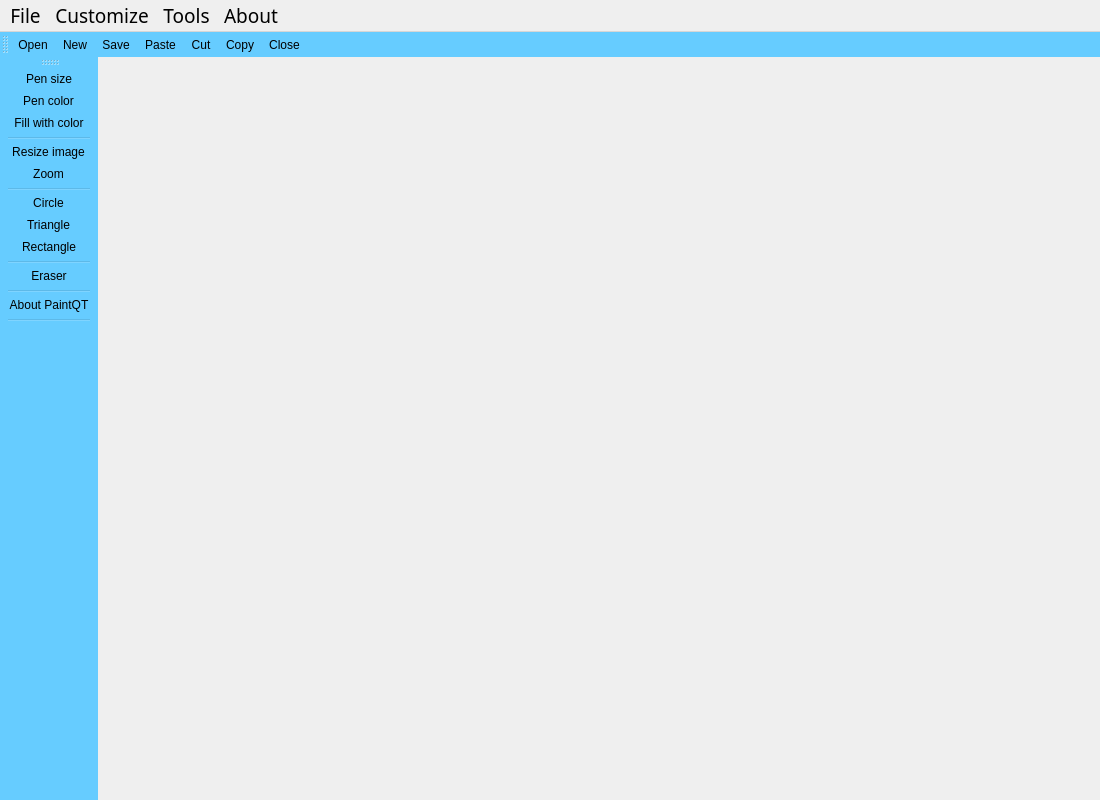
<?xml version="1.0" encoding="UTF-8"?>
<ui version="4.0">
 <class>MainWindow</class>
 <widget class="QMainWindow" name="MainWindow">
  <property name="geometry">
   <rect>
    <x>0</x>
    <y>0</y>
    <width>1100</width>
    <height>800</height>
   </rect>
  </property>
  <property name="sizePolicy">
   <sizepolicy hsizetype="Fixed" vsizetype="Fixed">
    <horstretch>0</horstretch>
    <verstretch>0</verstretch>
   </sizepolicy>
  </property>
  <property name="font">
   <font>
    <family>Chalkboard</family>
    <pointsize>14</pointsize>
    <weight>50</weight>
    <italic>false</italic>
    <bold>false</bold>
   </font>
  </property>
  <property name="cursor">
   <cursorShape>PointingHandCursor</cursorShape>
  </property>
  <property name="windowTitle">
   <string>SofiaXenofontova&amp;Paint</string>
  </property>
  <property name="autoFillBackground">
   <bool>false</bool>
  </property>
  <property name="styleSheet">
   <string notr="true">font: 14pt &quot;Chalkboard&quot;;
</string>
  </property>
  <widget class="QWidget" name="centralwidget">
   <property name="sizePolicy">
    <sizepolicy hsizetype="Fixed" vsizetype="Fixed">
     <horstretch>0</horstretch>
     <verstretch>0</verstretch>
    </sizepolicy>
   </property>
  </widget>
  <widget class="QMenuBar" name="menuBar">
   <property name="geometry">
    <rect>
     <x>0</x>
     <y>0</y>
     <width>1100</width>
     <height>23</height>
    </rect>
   </property>
   <property name="cursor">
    <cursorShape>PointingHandCursor</cursorShape>
   </property>
   <widget class="QMenu" name="menuedrt">
    <property name="cursor">
     <cursorShape>PointingHandCursor</cursorShape>
    </property>
    <property name="title">
     <string>File</string>
    </property>
    <addaction name="actionNew"/>
    <addaction name="separator"/>
    <addaction name="actionOpen"/>
    <addaction name="actionSave"/>
    <addaction name="separator"/>
    <addaction name="actionClose"/>
   </widget>
   <widget class="QMenu" name="menuOptions">
    <property name="cursor">
     <cursorShape>PointingHandCursor</cursorShape>
    </property>
    <property name="title">
     <string>Customize</string>
    </property>
    <addaction name="actionPen_color"/>
    <addaction name="actionFill_color"/>
    <addaction name="actionPen_size"/>
    <addaction name="separator"/>
    <addaction name="actionResize"/>
   </widget>
   <widget class="QMenu" name="menuAdd">
    <property name="cursor">
     <cursorShape>PointingHandCursor</cursorShape>
    </property>
    <property name="title">
     <string>Tools</string>
    </property>
    <widget class="QMenu" name="menuDraw">
     <property name="cursor">
      <cursorShape>PointingHandCursor</cursorShape>
     </property>
     <property name="title">
      <string>Draw...</string>
     </property>
     <addaction name="actionCircle"/>
     <addaction name="actionRectangle"/>
     <addaction name="actionTriangle"/>
    </widget>
    <addaction name="menuDraw"/>
    <addaction name="separator"/>
    <addaction name="actionFill_with_color"/>
    <addaction name="actionEraser"/>
    <addaction name="separator"/>
    <addaction name="actionZoom_2"/>
    <addaction name="separator"/>
    <addaction name="actionCut"/>
    <addaction name="actionPaste"/>
   </widget>
   <widget class="QMenu" name="menuAbout">
    <property name="cursor">
     <cursorShape>PointingHandCursor</cursorShape>
    </property>
    <property name="title">
     <string>About</string>
    </property>
    <addaction name="actionAbout_PaintQT"/>
   </widget>
   <addaction name="menuedrt"/>
   <addaction name="menuOptions"/>
   <addaction name="menuAdd"/>
   <addaction name="menuAbout"/>
  </widget>
  <widget class="QToolBar" name="toolBar">
   <property name="cursor">
    <cursorShape>PointingHandCursor</cursorShape>
   </property>
   <property name="tabletTracking">
    <bool>true</bool>
   </property>
   <property name="contextMenuPolicy">
    <enum>Qt::PreventContextMenu</enum>
   </property>
   <property name="windowTitle">
    <string>toolBar</string>
   </property>
   <property name="styleSheet">
    <string notr="true">background-color: rgb(102, 204, 255);
border-color: rgb(15, 128, 255);</string>
   </property>
   <property name="toolButtonStyle">
    <enum>Qt::ToolButtonIconOnly</enum>
   </property>
   <attribute name="toolBarArea">
    <enum>LeftToolBarArea</enum>
   </attribute>
   <attribute name="toolBarBreak">
    <bool>false</bool>
   </attribute>
   <addaction name="actionPen_size"/>
   <addaction name="actionPen_color"/>
   <addaction name="actionFill_with_color"/>
   <addaction name="separator"/>
   <addaction name="actionResize"/>
   <addaction name="actionZoom_2"/>
   <addaction name="separator"/>
   <addaction name="actionCircle"/>
   <addaction name="actionTriangle"/>
   <addaction name="actionRectangle"/>
   <addaction name="separator"/>
   <addaction name="actionEraser"/>
   <addaction name="separator"/>
   <addaction name="actionAbout_PaintQT"/>
   <addaction name="separator"/>
  </widget>
  <widget class="QToolBar" name="toolBar_2">
   <property name="windowTitle">
    <string>toolBar_2</string>
   </property>
   <property name="styleSheet">
    <string notr="true">background-color: rgb(102, 204, 255);
border-color: rgb(15, 128, 255);</string>
   </property>
   <attribute name="toolBarArea">
    <enum>TopToolBarArea</enum>
   </attribute>
   <attribute name="toolBarBreak">
    <bool>false</bool>
   </attribute>
   <addaction name="actionOpen"/>
   <addaction name="actionNew"/>
   <addaction name="actionSave"/>
   <addaction name="actionPaste"/>
   <addaction name="actionCut"/>
   <addaction name="actionCopy"/>
   <addaction name="actionClose"/>
  </widget>
  <action name="actionOpen">
   <property name="icon">
    <iconset resource="resources.qrc">
     <normaloff>:/res/img/icons8-open_sign.png</normaloff>:/res/img/icons8-open_sign.png</iconset>
   </property>
   <property name="text">
    <string>Open</string>
   </property>
  </action>
  <action name="actionSave">
   <property name="icon">
    <iconset resource="resources.qrc">
     <normaloff>:/res/img/icons8-save.png</normaloff>:/res/img/icons8-save.png</iconset>
   </property>
   <property name="text">
    <string>Save</string>
   </property>
  </action>
  <action name="actionNew">
   <property name="icon">
    <iconset resource="resources.qrc">
     <normaloff>:/res/img/icons8-add_new.png</normaloff>:/res/img/icons8-add_new.png</iconset>
   </property>
   <property name="text">
    <string>New</string>
   </property>
  </action>
  <action name="actionPen_color">
   <property name="icon">
    <iconset resource="resources.qrc">
     <normaloff>:/img/icons8-paint_palette.png</normaloff>:/img/icons8-paint_palette.png</iconset>
   </property>
   <property name="text">
    <string>Pen color</string>
   </property>
  </action>
  <action name="actionPen_size">
   <property name="icon">
    <iconset resource="resources.qrc">
     <normaloff>:/img/icons8-sign_up.png</normaloff>:/img/icons8-sign_up.png</iconset>
   </property>
   <property name="text">
    <string>Pen size</string>
   </property>
  </action>
  <action name="actionClose">
   <property name="icon">
    <iconset resource="resources.qrc">
     <normaloff>:/img/icons8-close_sign.png</normaloff>:/img/icons8-close_sign.png</iconset>
   </property>
   <property name="text">
    <string>Close</string>
   </property>
   <property name="menuRole">
    <enum>QAction::QuitRole</enum>
   </property>
  </action>
  <action name="actionFill_with_color">
   <property name="checkable">
    <bool>true</bool>
   </property>
   <property name="icon">
    <iconset resource="resources.qrc">
     <normaloff>:/img/icons8-fill_color.png</normaloff>:/img/icons8-fill_color.png</iconset>
   </property>
   <property name="text">
    <string>Fill with color</string>
   </property>
  </action>
  <action name="actionEraser">
   <property name="checkable">
    <bool>true</bool>
   </property>
   <property name="icon">
    <iconset resource="resources.qrc">
     <normaloff>:/img/icons8-eraser.png</normaloff>:/img/icons8-eraser.png</iconset>
   </property>
   <property name="text">
    <string>Eraser</string>
   </property>
  </action>
  <action name="actionZoom">
   <property name="icon">
    <iconset resource="resources.qrc">
     <normaloff>:/img/icons8-zoom_to_extents.png</normaloff>:/img/icons8-zoom_to_extents.png</iconset>
   </property>
   <property name="text">
    <string>Zoom</string>
   </property>
  </action>
  <action name="actionHelp">
   <property name="icon">
    <iconset resource="resources.qrc">
     <normaloff>:/img/icons8-help.png</normaloff>:/img/icons8-help.png</iconset>
   </property>
   <property name="text">
    <string>Help</string>
   </property>
  </action>
  <action name="actionResize">
   <property name="icon">
    <iconset resource="resources.qrc">
     <normaloff>:/img/icons8-drag.png</normaloff>:/img/icons8-drag.png</iconset>
   </property>
   <property name="text">
    <string>Resize image</string>
   </property>
  </action>
  <action name="actionCopy">
   <property name="icon">
    <iconset resource="resources.qrc">
     <normaloff>:/img/icons8-copy.png</normaloff>:/img/icons8-copy.png</iconset>
   </property>
   <property name="text">
    <string>Copy</string>
   </property>
  </action>
  <action name="actionCut">
   <property name="icon">
    <iconset resource="resources.qrc">
     <normaloff>:/img/icons8-cut.png</normaloff>:/img/icons8-cut.png</iconset>
   </property>
   <property name="text">
    <string>Cut</string>
   </property>
  </action>
  <action name="actionAbout_PaintQT">
   <property name="icon">
    <iconset resource="resources.qrc">
     <normaloff>:/img/icons8-info.png</normaloff>:/img/icons8-info.png</iconset>
   </property>
   <property name="text">
    <string>About PaintQT</string>
   </property>
   <property name="menuRole">
    <enum>QAction::AboutQtRole</enum>
   </property>
  </action>
  <action name="actionCircle">
   <property name="checkable">
    <bool>true</bool>
   </property>
   <property name="icon">
    <iconset resource="resources.qrc">
     <normaloff>:/img/icons8-circle.png</normaloff>:/img/icons8-circle.png</iconset>
   </property>
   <property name="text">
    <string>Circle</string>
   </property>
  </action>
  <action name="actionRectangle">
   <property name="checkable">
    <bool>true</bool>
   </property>
   <property name="icon">
    <iconset resource="resources.qrc">
     <normaloff>:/img/icons8-full_image.png</normaloff>:/img/icons8-full_image.png</iconset>
   </property>
   <property name="text">
    <string>Rectangle</string>
   </property>
  </action>
  <action name="actionTriangle">
   <property name="checkable">
    <bool>true</bool>
   </property>
   <property name="icon">
    <iconset resource="resources.qrc">
     <normaloff>:/img/icons8-triangle.png</normaloff>:/img/icons8-triangle.png</iconset>
   </property>
   <property name="text">
    <string>Triangle</string>
   </property>
  </action>
  <action name="actionPaste">
   <property name="checkable">
    <bool>true</bool>
   </property>
   <property name="enabled">
    <bool>true</bool>
   </property>
   <property name="icon">
    <iconset resource="resources.qrc">
     <normaloff>:/img/icons8-paste.png</normaloff>:/img/icons8-paste.png</iconset>
   </property>
   <property name="text">
    <string>Paste</string>
   </property>
  </action>
  <action name="actionFill_color">
   <property name="icon">
    <iconset resource="resources.qrc">
     <normaloff>:/img/icons8-fill_color.png</normaloff>:/img/icons8-fill_color.png</iconset>
   </property>
   <property name="text">
    <string>Fill color</string>
   </property>
  </action>
  <action name="actionZoom_2">
   <property name="icon">
    <iconset resource="resources.qrc">
     <normaloff>:/img/icons8-zoom_to_extents.png</normaloff>:/img/icons8-zoom_to_extents.png</iconset>
   </property>
   <property name="text">
    <string>Zoom</string>
   </property>
  </action>
 </widget>
 <resources>
  <include location="resources.qrc"/>
 </resources>
 <connections/>
</ui>
